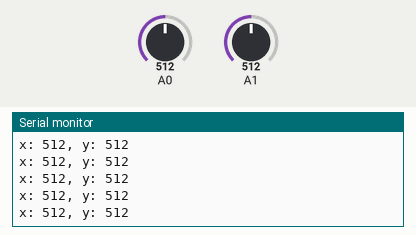
This sketch was run on a simulated Arduino Uno, built with avr-gcc and run on an emulated ATmega328P. On the bench: the last lines printed to the serial monitor. Inputs (shaded band) come from the test bench; at power-on: A0 = 512, A1 = 512.

Above: at 1.2 s.
1.3 s: A0 set to 716
At 1.31 s:
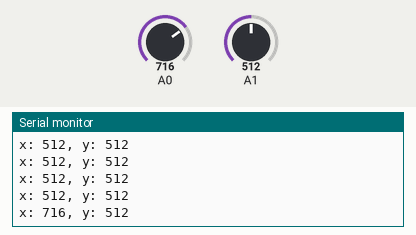
2.8 s: A1 set to 716
At 2.82 s:
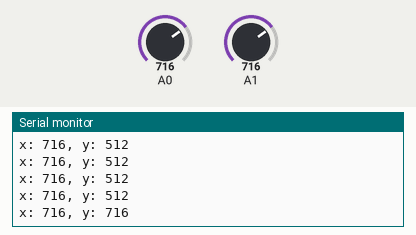
4.3 s: A0 set to 810
At 4.47 s:
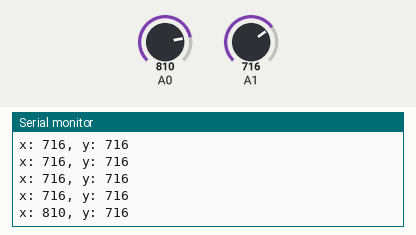
5.8 s: A1 set to 810
At 6.02 s:
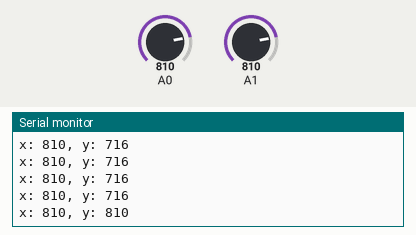
Timing chart, 0 to 8.3 s (numbered marks = the images above; inputs shaded):
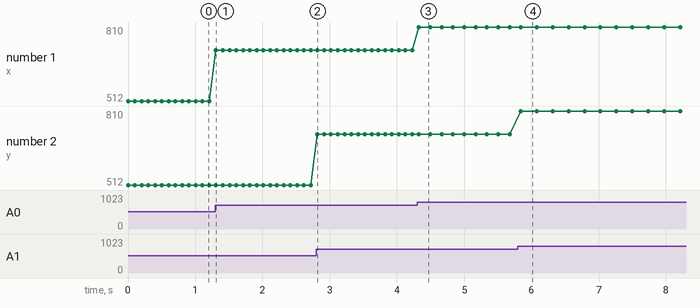

The sketch:

send.ino
```cpp
#include <IRremote.h>
#define IR_SEND_PIN 2
IRsend irsend(IR_SEND_PIN);
uint32_t noRepeats = 2;

// sensor
int vrx, vry;
//

void setup() {
  Serial.begin(9600);
}


void loop() {
  vrx = analogRead(A0);
  vry = analogRead(A1);
  Serial.print("x: ");
  Serial.print(vrx);
  Serial.print(", y: ");
  Serial.print(vry);
  Serial.println();
  // Gạt xuống
  if (vrx <= 200)
    irsend.sendNEC(0x00, 0x1A, noRepeats);
  // Gạt lên
  else if (vrx >= 800)
    irsend.sendNEC(0x00, 0x1B, noRepeats);
  // Gạt trái
  if (vry <= 200)
    irsend.sendNEC(0x00, 0x1C, noRepeats);
  if (vry >= 800)
    irsend.sendNEC(0x00, 0x1D, noRepeats);
  delay(100);
}
```

Measured:
- after the input at 1.3 s, the serial monitor: prints a new line at once (image 1)
- after the input at 2.8 s, the serial monitor: prints a new line at once (image 2)
- after the input at 4.3 s, the serial monitor: prints a new line at once (image 3)
- after the input at 5.8 s, the serial monitor: prints a new line at once (image 4)
- plotted number 1: 512 → 716 after the input at 1.3 s, 716 → 810 after the input at 4.3 s
